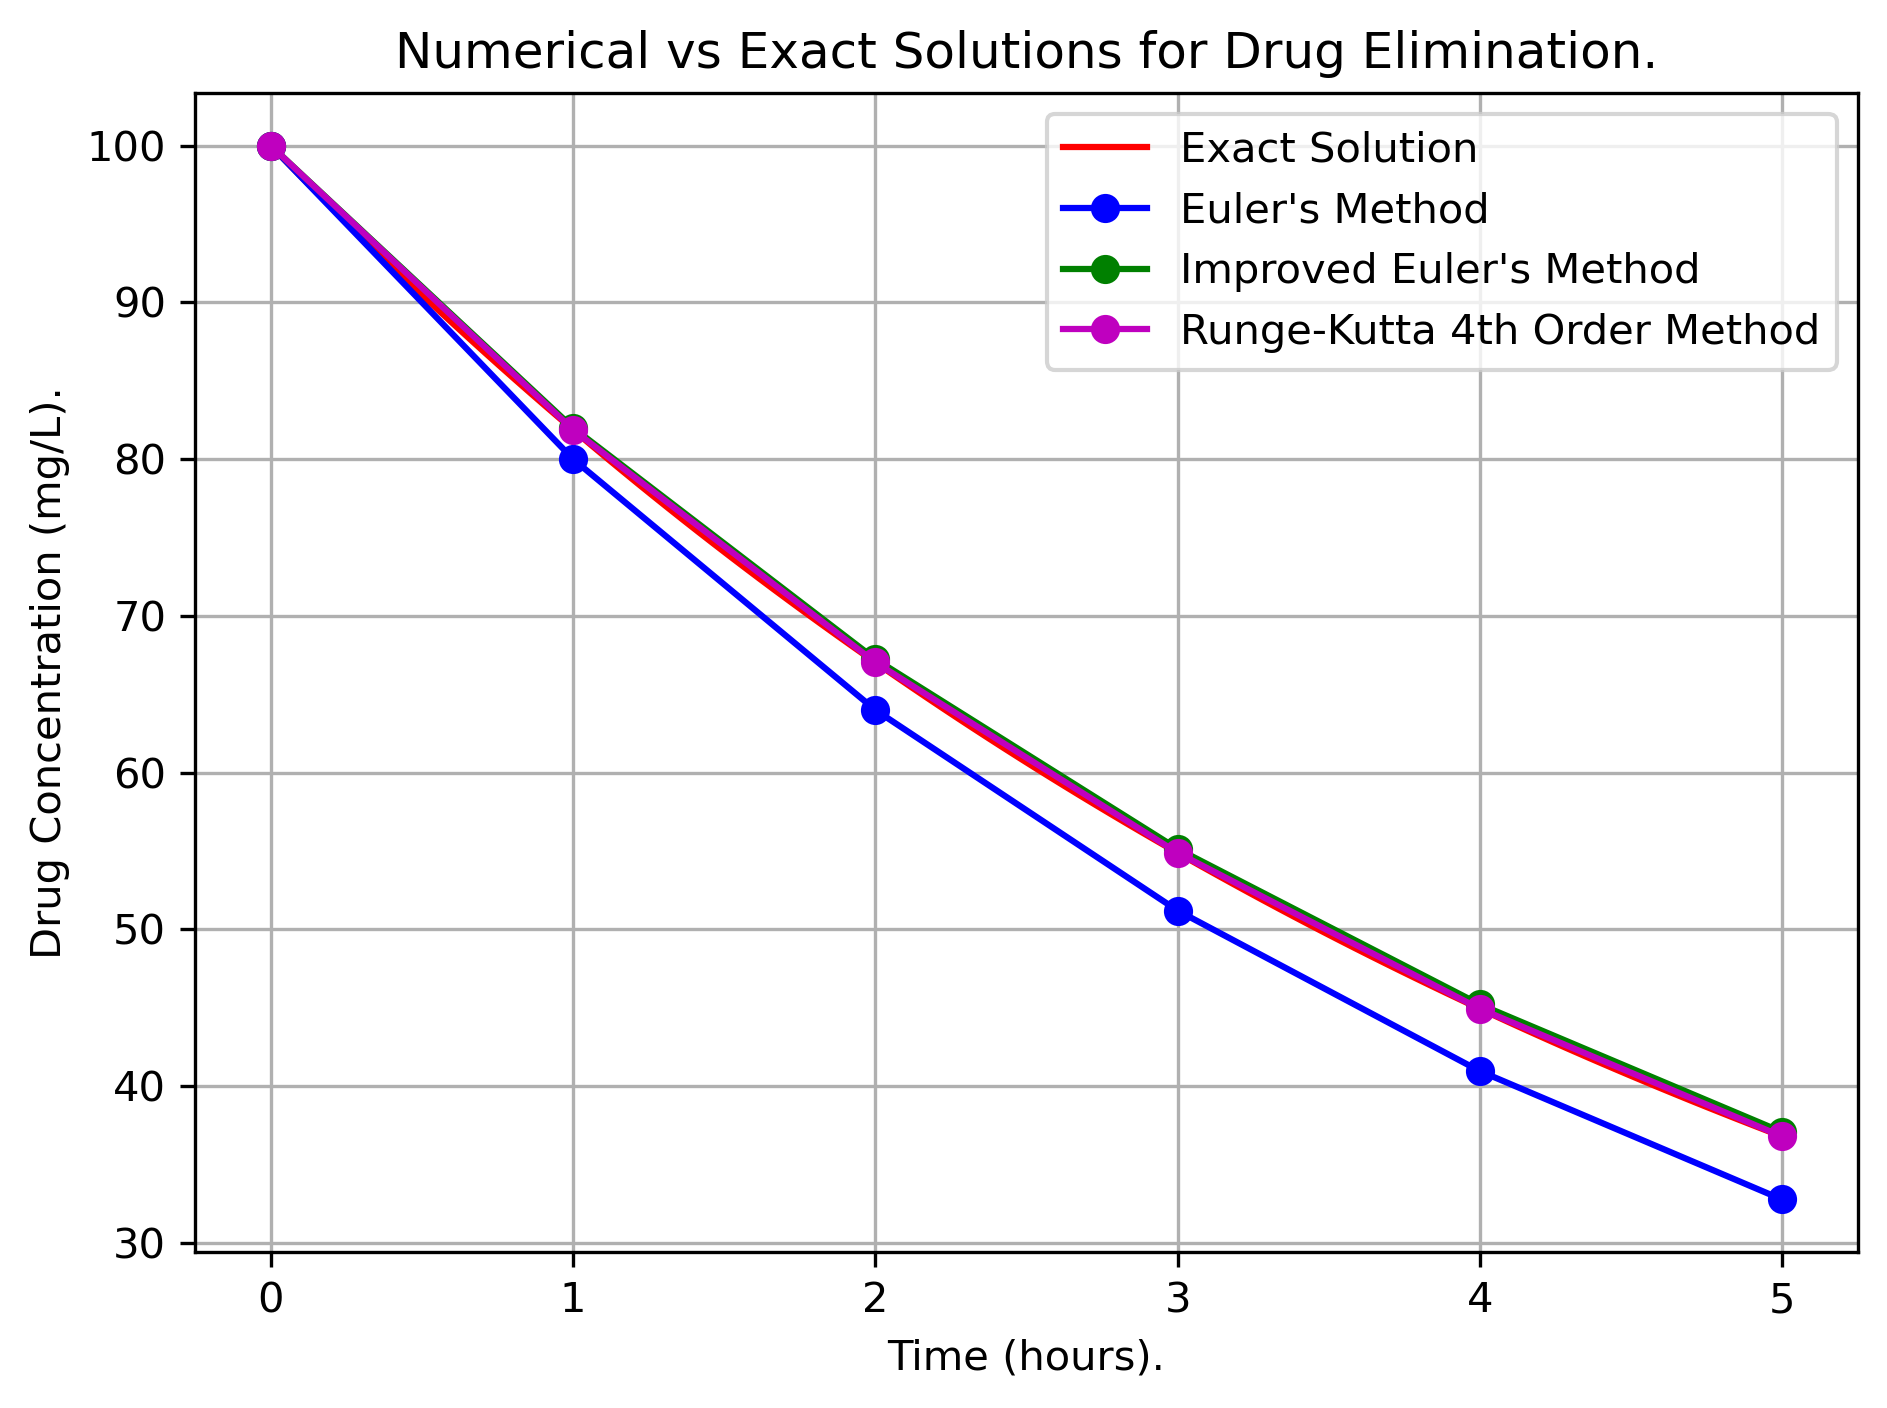

Here is the Python script that generated this plot:
"""
========================================================================
        ╦ ╦┌─┐┌─┐┌─┐┌─┐┌┬┐  ╔╦╗┌─┐┌─┐┌┬┐┬ ┬  ╔╗ ┌─┐┬  ┌─┐┬ ┬┌─┐
        ╠═╣│ │└─┐└─┐├─┤│││  ║║║├─┤│ ┬ ││└┬┘  ╠╩╗├─┤│  ├─┤├─┤├─┤
        ╩ ╩└─┘└─┘└─┘┴ ┴┴ ┴  ╩ ╩┴ ┴└─┘─┴┘ ┴   ╚═╝┴ ┴┴─┘┴ ┴┴ ┴┴ ┴
========================================================================
# Author: Hossam Magdy Balaha
# Initial Creation Date: June 17th, 2025
# Last Modification Date: June 17th, 2025
# Permissions and Citation: Refer to the README file.
"""

# Import necessary libraries.
import numpy as np
import prettytable as pt
import matplotlib.pyplot as plt


def EulerMethod(C0, k, h, tSpan):
  """
  Implements Euler's method for solving the ordinary differential equation
  representing drug elimination from the body.

  Parameters:
  C0 (float): Initial concentration of the drug in mg/L.
  k (float): Rate constant for drug elimination in 1/h.
  h (float): Time step for Euler's method in hours.
  tSpan (tuple): Time span for the simulation as (start time, end time).

  Returns:
  tEuler (numpy.ndarray): Time vector for Euler's method.
  CEuler (numpy.ndarray): Concentration values calculated using Euler's method.
  """
  # Time vector.
  tEuler = np.arange(*tSpan, h)
  CEuler = np.zeros(len(tEuler))
  CEuler[0] = C0

  # Apply Euler's method.
  for i in range(len(tEuler) - 1):
    CEuler[i + 1] = CEuler[i] + h * (-k * CEuler[i])

  return tEuler, CEuler


def ImprovedEulerMethod(C0, k, h, tSpan):
  """
  Implements the Improved Euler's method (Heun's method) for solving the
  ordinary differential equation representing drug elimination from the body.

  Parameters:
  C0 (float): Initial concentration of the drug in mg/L.
  k (float): Rate constant for drug elimination in 1/h.
  h (float): Time step for Improved Euler's method in hours.
  tSpan (tuple): Time span for the simulation as (start time, end time).

  Returns:
  tImprovedEuler (numpy.ndarray): Time vector for Improved Euler's method.
  CImprovedEuler (numpy.ndarray): Concentration values calculated using Improved Euler's method.
  """
  # Time vector.
  tImprovedEuler = np.arange(*tSpan, h)
  CImprovedEuler = np.zeros(len(tImprovedEuler))
  CImprovedEuler[0] = C0

  # Apply Improved Euler's method (Heun's method).
  for i in range(len(tImprovedEuler) - 1):
    # Calculate the slope at the beginning of the interval.
    slope1 = -k * CImprovedEuler[i]
    # Predict the next value using Euler's method.
    CPredict = CImprovedEuler[i] + h * slope1
    # Calculate the slope at the predicted value.
    slope2 = -k * CPredict
    # Average the slopes to get a better estimate.
    CImprovedEuler[i + 1] = CImprovedEuler[i] + (h / 2.0) * (slope1 + slope2)

  return tImprovedEuler, CImprovedEuler


def RungeKutta4(C0, k, h, tSpan):
  """
  Implements the Runge-Kutta 4th order method for solving the ordinary differential equation
  representing drug elimination from the body.

  Parameters:
  C0 (float): Initial concentration of the drug in mg/L.
  k (float): Rate constant for drug elimination in 1/h.
  h (float): Time step for Runge-Kutta method in hours.
  tSpan (tuple): Time span for the simulation as (start time, end time).

  Returns:
  tRK4 (numpy.ndarray): Time vector for Runge-Kutta method.
  CRK4 (numpy.ndarray): Concentration values calculated using Runge-Kutta method.
  """
  # Time vector.
  tRK4 = np.arange(*tSpan, h)
  CRK4 = np.zeros(len(tRK4))
  CRK4[0] = C0

  # Apply Runge-Kutta method.
  for i in range(len(tRK4) - 1):
    k1 = -k * CRK4[i]
    k2 = -k * (CRK4[i] + h / 2.0 * k1)
    k3 = -k * (CRK4[i] + h / 2.0 * k2)
    k4 = -k * (CRK4[i] + h * k3)
    CRK4[i + 1] = CRK4[i] + (h / 6.0) * (k1 + 2.0 * k2 + 2.0 * k3 + k4)

  return tRK4, CRK4


# Parameters.
C0 = 100  # Initial concentration in mg/L.
k = 0.2  # Rate constant in 1/h.
h = 1  # Time step for Euler's method.
tSpan = (0, 6)  # Time span for the simulation (exclusive of the end time).

# Numerical solution using Euler's method.
# Call the Euler's method function to get the time vector and concentration values.
tEuler, CEuler = EulerMethod(C0, k, h, tSpan)

# Numerical solution using Improved Euler's method.
# Call the Improved Euler's method function to get the time vector and concentration values.
tImprovedEuler, CImprovedEuler = ImprovedEulerMethod(C0, k, h, tSpan)

# Numerical solution using Runge-Kutta 4th order method.
# Call the Runge-Kutta 4th order method function to get the time vector and concentration values.
tRK4, CRK4 = RungeKutta4(C0, k, h, tSpan)

# Print the parameters used in the simulation.
tExact = np.linspace(tSpan[0], tSpan[1] - h, 100)
CExact = C0 * np.exp(-k * tExact)

# Calculate absolute error between RK4 method and the exact solution.
absError = np.abs(CRK4 - np.interp(tRK4, tExact, CExact))

# Print the parameters used in the simulation.
print(f"Parameters used in the simulation:")
print(f"Initial concentration (C0): {C0} mg/L")
print(f"Rate constant (k): {k} 1/h")
print(f"Time step (h): {h} hours")
print(f"Time span: {tSpan[0]} to {tSpan[1] - h} hours")

# Create a table to display the results.
table = pt.PrettyTable()
table.field_names = ["Time", "Euler's", "Improved Euler's", "RK4", "Exact", "Absolute Error"]
for t, euler, impEuler, rk4, error in zip(tEuler, CEuler, CImprovedEuler, CRK4, absError):
  exact = np.interp(t, tExact, CExact)  # Interpolate exact solution at time t.
  table.add_row([f"{t:.3f}", f"{euler:.3f}", f"{impEuler:.3f}", f"{rk4:.3f}", f"{exact:.3f}", f"{error:.3f}"])
print(table)

# Plot the results.
plt.plot(tExact, CExact, "r-", label="Exact Solution")
plt.plot(tEuler, CEuler, "bo-", label="Euler's Method")
plt.plot(tImprovedEuler, CImprovedEuler, "go-", label="Improved Euler's Method")
plt.plot(tRK4, CRK4, "mo-", label="Runge-Kutta 4th Order Method")
plt.xlabel("Time (hours).")
plt.ylabel("Drug Concentration (mg/L).")
plt.title("Numerical vs Exact Solutions for Drug Elimination.")
plt.grid(True)  # Enable the grid for better readability.
plt.legend()  # Show the legend on the plot.
plt.tight_layout()  # Adjust the layout to prevent overlap of labels and titles.

# Save the plot as a PNG file with high resolution.
plt.savefig("Lecture_06_Lab_Exercise_3_RK4.png", dpi=300, bbox_inches="tight")

# Display the plot.
plt.show()
